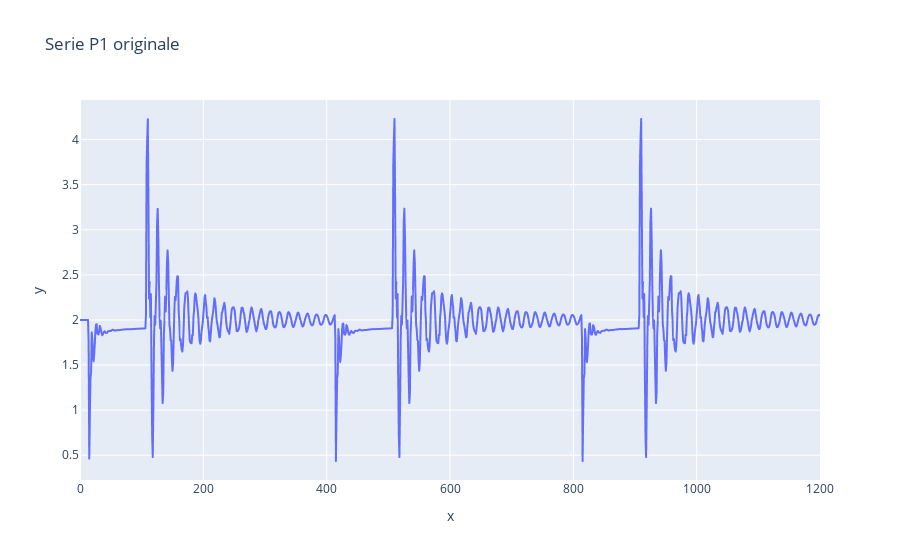

The cell this chart's notebook holds for it:
### Code cell
fig = px.line( x=list(range(len(dfs_train[0]["P1"]))), y=dfs_train[0]["P1"], title='Serie P1 originale')
fig.show()

### Figure 1 — Plotly figure (JSON) as saved in the notebook; plotly's stock layout.template omitted (floating-point values rounded to 4 significant figures; data arrays with more than 128 entries replaced by an {"elided": "..."} marker saying what was removed)
{"data": [{"hovertemplate": "x=%{x}<br>y=%{y}<extra></extra>", "legendgroup": "", "line": {"color": "#636efa", "dash": "solid"}, "marker": {"symbol": "circle"}, "mode": "lines", "name": "", "showlegend": false, "type": "scattergl", "x": {"elided": "1201 int values"}, "xaxis": "x", "y": {"elided": "1201 float values"}, "yaxis": "y"}], "layout": {"legend": {"tracegroupgap": 0}, "title": {"text": "Serie P1 originale"}, "xaxis": {"anchor": "y", "domain": [0, 1], "title": {"text": "x"}}, "yaxis": {"anchor": "x", "domain": [0, 1], "title": {"text": "y"}}}}
